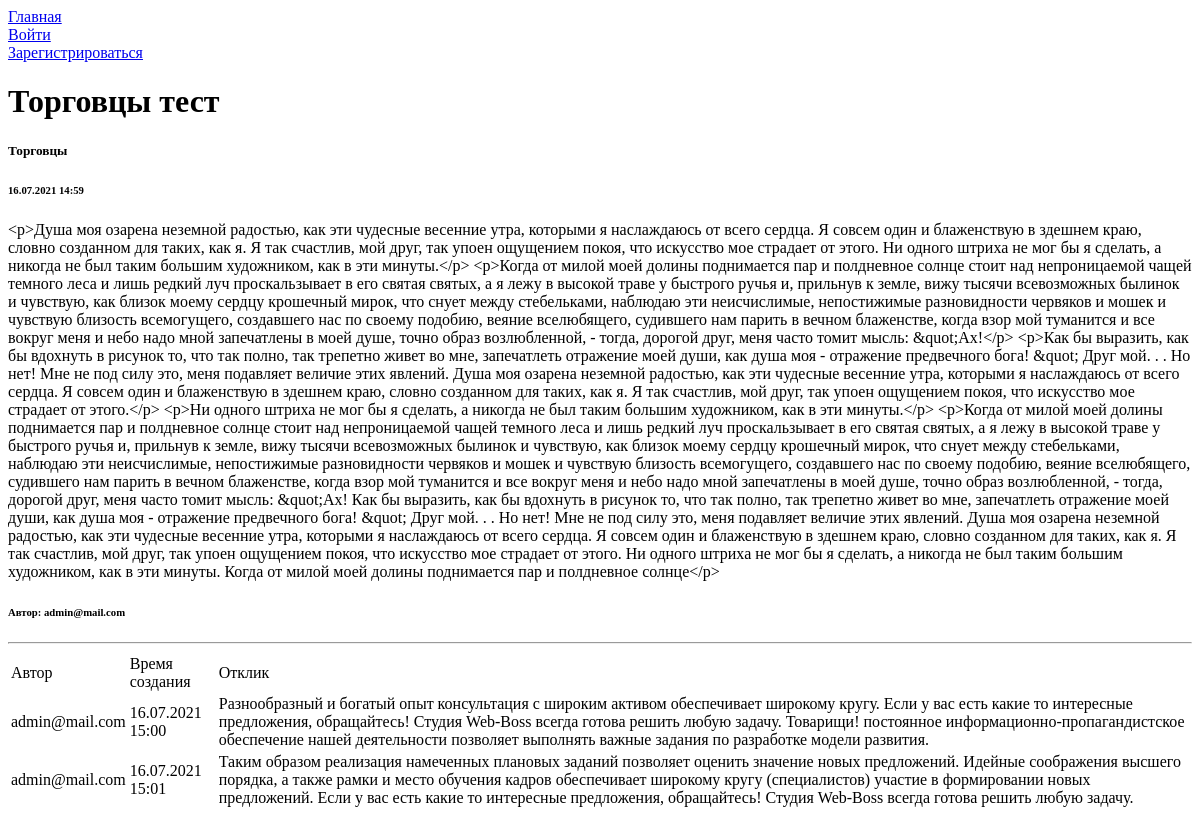
The app's page /board/5, older data.
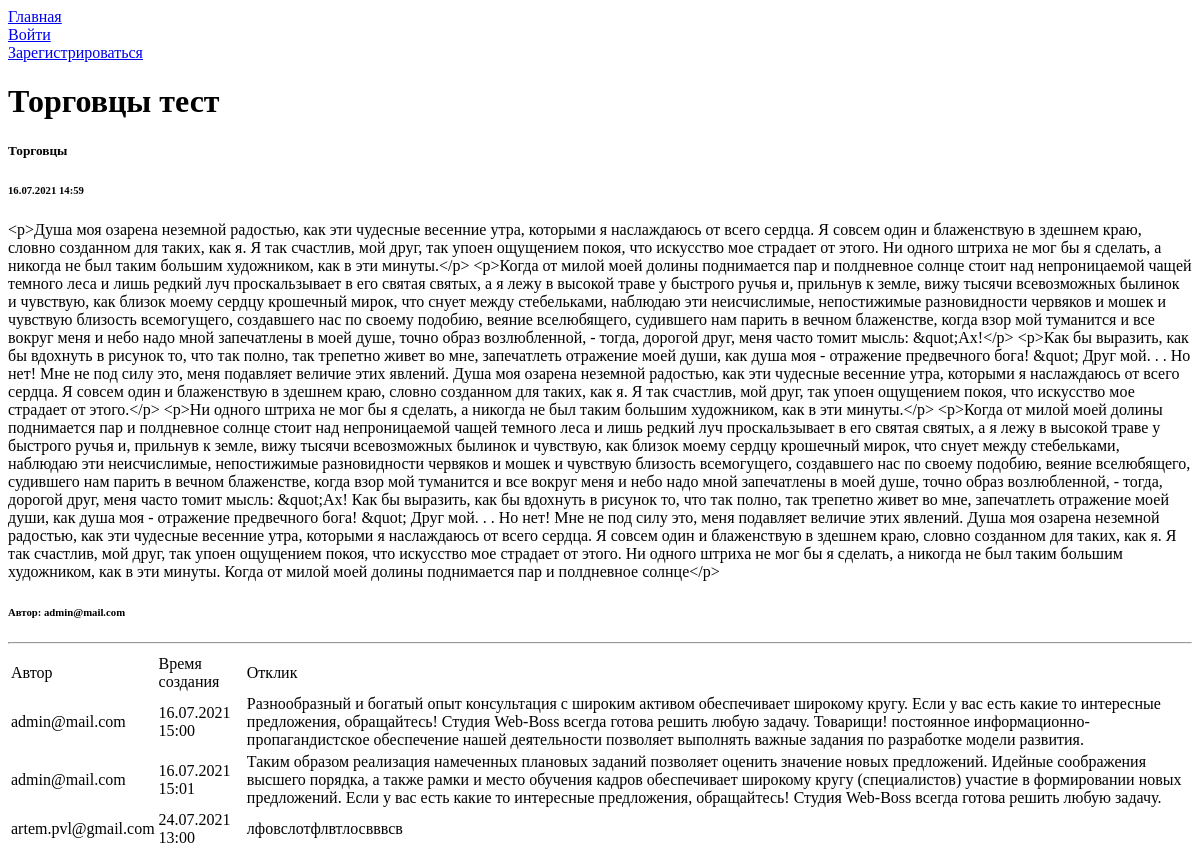
The same page, newer data.
### board/models.py (models this page shows, shortened)
class Reply(models.Model):
    user_id = models.ForeignKey(auth.get_user_model(),
                                on_delete=models.CASCADE)
    ad_id = models.ForeignKey(Ad, on_delete=models.CASCADE)
    reply = models.TextField(default='')
    creation_time = models.DateTimeField(auto_now_add=True)
    is_approved = models.BooleanField(default=False)

### board/views.py (the view)
# urls.py: path('<int:pk>', AdDetail.as_view(), name='ad_detail_view'),
class AdDetail(DetailView):
    model = Ad
    template_name = "ad_detail.html"
    context_object_name = 'ad'
    def get_context_data(self, **kwargs):
        context = super().get_context_data(**kwargs)
        context['reply_list'] = Reply.objects.filter(ad_id=self.kwargs['pk'])
        return context

### board/models.py (called while the page is built)
    def __str__(self):
        return self.name

### templates/ad_detail.html (shortened to what this page needs)
{% extends 'flatpages/default.html' %}
{% load account %}
{% block body %}
    <h1>{{ ad.header }}</h1>
    <h5>{{ ad.category_id }}</h5>
    <h6>{{ ad.creation_time|date:'d.m.Y G:i' }}</h6>
    <p>{{ ad.ad }}</p>
    <h6>Автор: {{ ad.user_id.email }}</h6>
    <hr>
    {% if reply_list %}
        <table>
            <thead>
                <tr>
                    <td>
                        Автор
                    </td>
                    <td>
                        Время создания
                    </td>
                    <td>
                        Отклик
                    </td>
                </tr>
            </thead>
            {% for reply in reply_list %}
                <tr>
                    <td>
                        {{ reply.user_id.email }}
                    </td>
                    <td>
                        {{ reply.creation_time|date:'d.m.Y G:i' }}
                    </td>
                    <td>
                        {{ reply.reply }}
                    </td>
                </tr>
            {% endfor %}
        </table>
    {% endif %}
{% endblock body %}

Row changes from the older to the newer data that the page shows:
added Reply: user_id.email "artem.pvl@gmail.com", creation_time "24.07.2021 13:00", reply "лфовслотфлвтлосвввсв"
